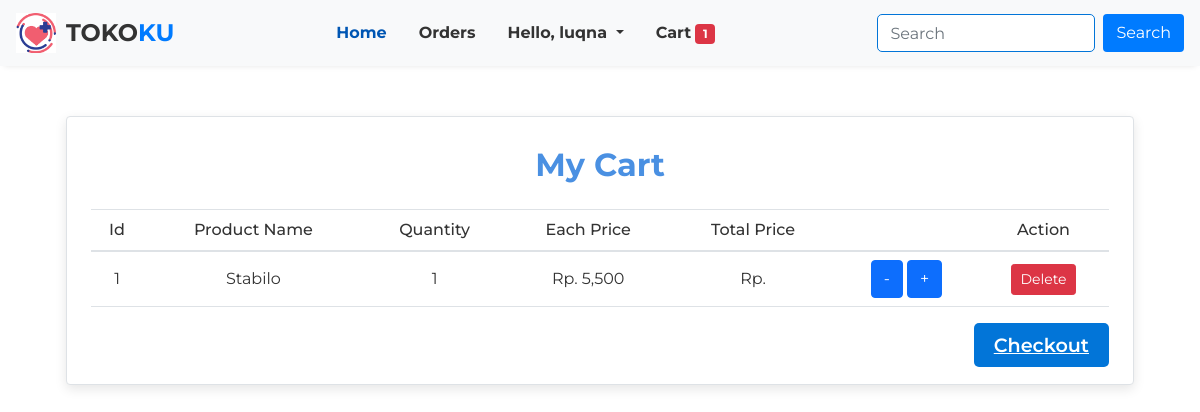
/show_cart (signed in), run on an earlier commit of the app's database.
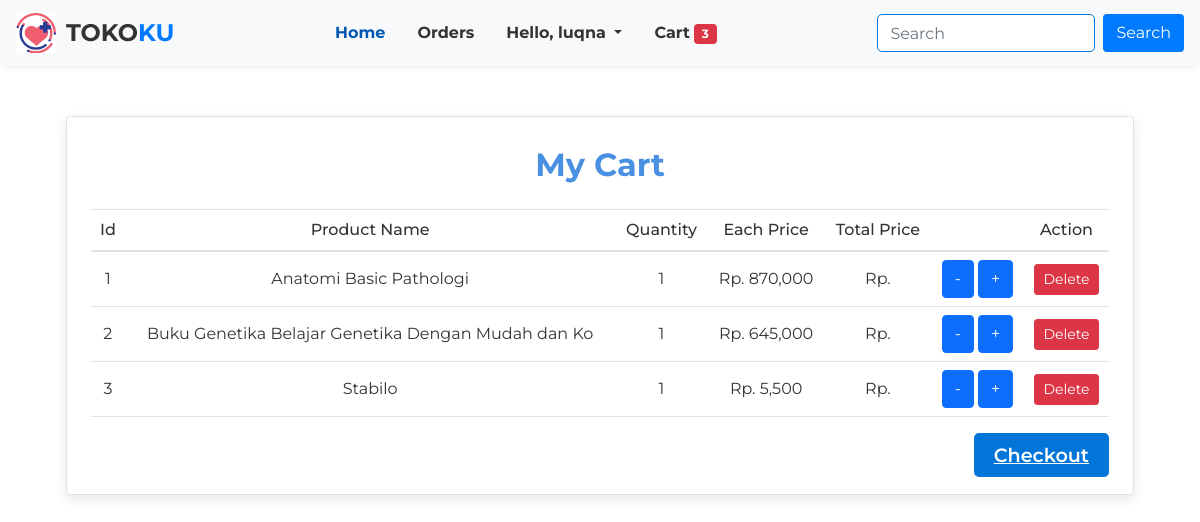
And on a later commit of the database.
### store/models/cart.py (models this page shows)
class Cart(models.Model):
    username = models.CharField(max_length=255)
    password = models.CharField(max_length=255)
    product = models.ForeignKey(Product, on_delete=models.CASCADE)
    image = models.ImageField(null=True, blank=True)
    quantity = models.PositiveIntegerField(default=1)
    price = models.IntegerField(default=0)

### store/models/product.py (models this page shows, shortened)
class Product(models.Model):
    name = models.CharField(max_length=50)
    price = models.IntegerField(default=0)
    category = models.ForeignKey(Category, on_delete=models.CASCADE, default=1)
    description = models.CharField(max_length=200, default='', blank=True, null=True)
    image = models.ImageField(upload_to='upload/products/')

### store/views.py (the view)
# urls.py: path('show_cart', views.show_cart, name='show_cart'),
def show_cart(request):
    totalitem = 0
    if request.session.has_key('username'):
        username = request.session['username']
        totalitem = len(Cart.objects.filter(username=username))
        customer = Customer.objects.filter(username=username)
        for c in customer:
            username=c.username
            cart = Cart.objects.filter(username=username)
            data = {
                'username': username,
                'totalitem': totalitem,
                'cart': cart
            }
            if cart:
                return render(request, 'show_cart.html',data)
            else:
                return render(request, 'empty_cart.html',data)

### store/templates/show_cart.html (shortened to what this page needs)
{% extends 'base.html' %} {% load static %} {% load humanize %} {% block title %} My Cart {% endblock title %} {% block content %}
<div class="container">
  <div class="cart-table border rounded p-4 m-4">
    <p class="cart-header">My Cart</p>
    <table class="table">
      <thead>
        <tr>
          <th>Id</th>
          <th>Product Name</th>
          <th>Quantity</th>
          <th>Each Price</th>
          <th>Total Price</th>
          <th></th>
          <th>Action</th>
        </tr>
      </thead>
      <tbody>
        {% for cart in cart %}
        <tr id="cart-item-{{cart.product.id}}">
          <td>{{forloop.counter}}</td>
          <td>{{cart.product.name}}</td>
          <td id="quantity-{{cart.product.id}}">{{cart.quantity}}</td>
          <td>Rp. {{ cart.product.price|intcomma }}</td>
          <td>Rp. <span id="total-price-{{cart.product.id}}"> {{ cart.product.price|intcomma|floatformat:0 }} </span></td>
          <td>
            <input type="button" pid="{{cart.product.id}}" class="minus-cart btn btn-primary" value="-" />
            <input type="button" pid="{{cart.product.id}}" class="plus-cart btn btn-primary" value="+" />
          </td>
          <td>
            <input type="button" pid="{{cart.product.id}}" class="btn btn-danger btn-sm remove-cart" value="Delete" />
          </td>
        </tr>
        {% endfor %}
      </tbody>
    </table>
    <div class="text-right mt-4">
      <a href="#" data-bs-toggle="modal" data-bs-target="#exampleModal" class="checkout-btn">Checkout</a>
    </div>
  </div>
</div>
<link href="https://cdn.jsdelivr.net/npm/bootstrap@5.1.3/dist/css/bootstrap.min.css" rel="stylesheet" />
{% endblock %}

### store/templates/base.html (shortened to what this page needs)
<!DOCTYPE html>
<html lang="en">
  {% load static %}
  <head>
    <link rel="stylesheet" href="https://cdn.jsdelivr.net/npm/bootstrap@4.6.1/dist/css/bootstrap.min.css" />
  </head>
  <body>
    <nav class="navbar navbar-expand-lg navbar-light">
      <a class="navbar-brand" href="/">
        <img src="{% static 'images/logo_new.png' %}" alt="Logo" />
        <div class="brand-text">TOKO<span>KU</span></div>
      </a>
      <div class="collapse navbar-collapse" id="navbarNav">
        <ul class="navbar-nav">
          <li class="nav-item active">
            <a class="nav-link" href="/">Home</a>
          </li>
          {% if request.session %}
          <li class="nav-item">
            <a class="nav-link" href="/order/">Orders</a>
          </li>
          <li class="nav-item dropdown">
            <a class="nav-link dropdown-toggle" href="#" id="navbarDropdown" role="button" data-toggle="dropdown" aria-haspopup="true" aria-expanded="false"> Hello, {{username}} </a>
          </li>
          <li class="nav-item">
            <a class="nav-link" href="/show_cart">Cart<span class="badge badge-danger ml-1">{{totalitem}}</span></a>
          </li>
          {% endif %}
        </ul>
        <form class="form-inline ml-auto" action="/search">
          <input class="form-control mr-2" type="search" placeholder="Search" aria-label="Search" name="query" />
          <button class="btn btn-search" type="submit">Search</button>
        </form>
      </div>
    </nav>
    {% block content %} {% endblock %}
  </body>
</html>

What changed in the data, as far as the page shows it:
added Cart: product.name "Anatomi Basic Pathologi", quantity "1", product.price "870,000"
added Cart: product.name "Buku Genetika Belajar Genetika Dengan Mudah dan Ko", quantity "1", product.price "645,000"
Also different on the page:
{{ totalitem }}: "1" → "3"
